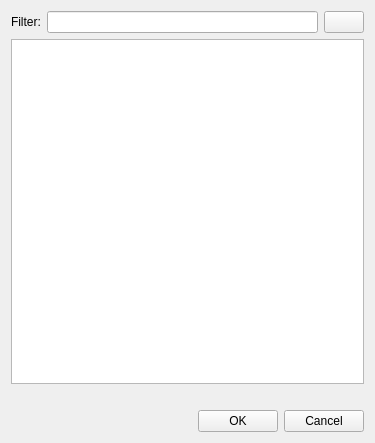
<?xml version="1.0" encoding="UTF-8"?>
<ui version="4.0">
 <class>ChoosePageToLinkDlg</class>
 <widget class="QDialog" name="ChoosePageToLinkDlg">
  <property name="geometry">
   <rect>
    <x>0</x>
    <y>0</y>
    <width>375</width>
    <height>443</height>
   </rect>
  </property>
  <property name="windowTitle">
   <string>Choose Page</string>
  </property>
  <layout class="QVBoxLayout" name="verticalLayout">
   <item>
    <layout class="QHBoxLayout" name="horizontalLayout">
     <item>
      <widget class="QLabel" name="label">
       <property name="text">
        <string>Filter:</string>
       </property>
      </widget>
     </item>
     <item>
      <widget class="QLineEdit" name="filterEdit"/>
     </item>
     <item>
      <widget class="QPushButton" name="clearFilterButton">
       <property name="text">
        <string/>
       </property>
       <property name="icon">
        <iconset resource="RichTextEditor.qrc">
         <normaloff>:/images/Resources/RedX.png</normaloff>:/images/Resources/RedX.png</iconset>
       </property>
       <property name="autoDefault">
        <bool>false</bool>
       </property>
      </widget>
     </item>
    </layout>
   </item>
   <item>
    <widget class="QListWidget" name="listWidget">
     <property name="sizeIncrement">
      <size>
       <width>0</width>
       <height>1</height>
      </size>
     </property>
     <property name="editTriggers">
      <set>QAbstractItemView::AnyKeyPressed|QAbstractItemView::DoubleClicked|QAbstractItemView::EditKeyPressed</set>
     </property>
    </widget>
   </item>
   <item>
    <spacer name="verticalSpacer">
     <property name="orientation">
      <enum>Qt::Vertical</enum>
     </property>
     <property name="sizeType">
      <enum>QSizePolicy::Fixed</enum>
     </property>
     <property name="sizeHint" stdset="0">
      <size>
       <width>20</width>
       <height>20</height>
      </size>
     </property>
    </spacer>
   </item>
   <item>
    <layout class="QHBoxLayout" name="horizontalLayout_2">
     <item>
      <spacer name="horizontalSpacer">
       <property name="orientation">
        <enum>Qt::Horizontal</enum>
       </property>
       <property name="sizeHint" stdset="0">
        <size>
         <width>40</width>
         <height>20</height>
        </size>
       </property>
      </spacer>
     </item>
     <item>
      <widget class="QPushButton" name="okButton">
       <property name="text">
        <string>OK</string>
       </property>
       <property name="autoDefault">
        <bool>false</bool>
       </property>
      </widget>
     </item>
     <item>
      <widget class="QPushButton" name="cancelButton">
       <property name="text">
        <string>Cancel</string>
       </property>
       <property name="autoDefault">
        <bool>false</bool>
       </property>
      </widget>
     </item>
    </layout>
   </item>
  </layout>
 </widget>
 <resources>
  <include location="RichTextEditor.qrc"/>
 </resources>
 <connections>
  <connection>
   <sender>cancelButton</sender>
   <signal>clicked()</signal>
   <receiver>ChoosePageToLinkDlg</receiver>
   <slot>reject()</slot>
   <hints>
    <hint type="sourcelabel">
     <x>327</x>
     <y>421</y>
    </hint>
    <hint type="destinationlabel">
     <x>187</x>
     <y>221</y>
    </hint>
   </hints>
  </connection>
  <connection>
   <sender>okButton</sender>
   <signal>clicked()</signal>
   <receiver>ChoosePageToLinkDlg</receiver>
   <slot>accept()</slot>
   <hints>
    <hint type="sourcelabel">
     <x>246</x>
     <y>421</y>
    </hint>
    <hint type="destinationlabel">
     <x>187</x>
     <y>221</y>
    </hint>
   </hints>
  </connection>
 </connections>
</ui>
